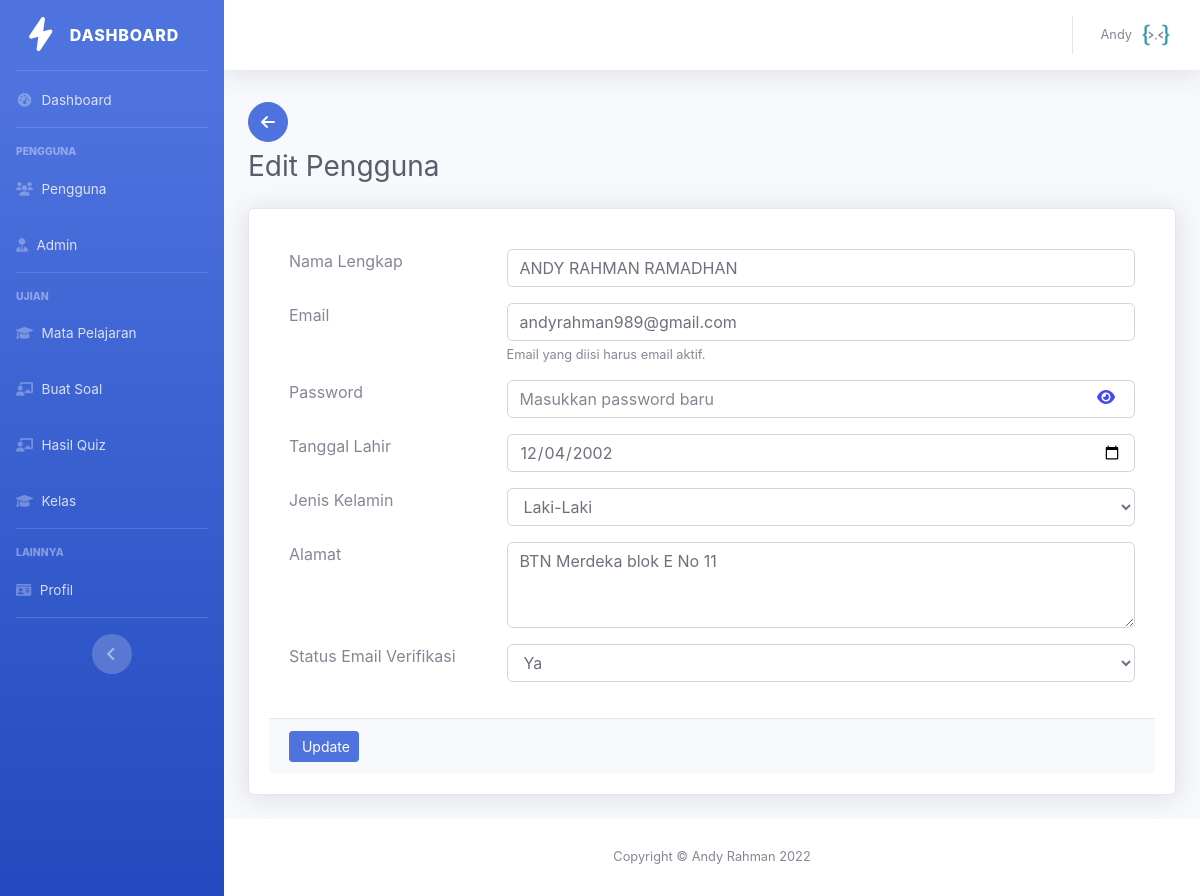
The page /admin/edit-pengguna.php?id=3 (signed in) on the database its author committed.
### tables this page shows
CREATE TABLE `pengguna` (
  `id_pengguna` int(11) NOT NULL,
  `nama_pengguna` varchar(60) NOT NULL,
  `tanggal_lahir` date NOT NULL,
  `jenis_kelamin` enum('Laki-Laki','Perempuan') NOT NULL,
  `nomor_hp` varchar(30) NOT NULL,
  `provinsi` varchar(100) NOT NULL,
  `kabupaten_kota` varchar(100) NOT NULL,
  `kecamatan` varchar(100) NOT NULL,
  `alamat` varchar(200) NOT NULL,
  `email` varchar(255) NOT NULL,
  `password` varchar(255) NOT NULL,
  `foto_profil` varchar(100) NOT NULL,
  `token_verifikasi` varchar(255) NOT NULL,
  `status_verifikasi` enum('Ya','Tidak') NOT NULL,
  `dibuat_pada` datetime NOT NULL
);

### app/controllers/Ujianku.php (called while the page is built, shortened)
<?php
class Ujianku
{
	public $connect;
	public $query;
	public function __construct()
	{
		$this->connect = new PDO("mysql:host=localhost;dbname=pendidikankita", "root", "");
	}
	function get_result()
	{
		return $this->connect->query($this->query, PDO::FETCH_ASSOC);
	}
}
?>

### admin/edit-pengguna.php (the view, shortened to what this page needs)
<?php
include('../app/controllers/Ujianku.php');
include("../app/database/connect.php");
$object = new Ujianku;
?>
<?php include("header.php");?>
                <div class="container-fluid">
                    <a class="btn btn-circle btn-primary my-2" href="pengguna.php"><i class="fa-solid fa-arrow-left"></i></a>
                    <div class="d-sm-flex align-items-center justify-content-between mb-4">
                        <h1 class="h3 mb-0 text-gray-800">Edit Pengguna</h1>
                    </div>
                    <div class="card shadow mb-4">
                        <div class="card-body">
                            <div class="card-body card-block">
                                <?php
                                if (isset($_GET['id'])) {
                                    $user_id = $_GET['id'];
                                    $user = "SELECT * FROM pengguna WHERE id_pengguna='$user_id' ";
                                    $user_run = mysqli_query($conn, $user);
                                    foreach($user_run as $user)
                                    {
                                    ?>
                                    <form action="edit-pengguna.php" method="post" id="form_edit">
                                        <div class="row form-group">
                                            <div class="col col-md-3"><label for="text-input" class=" form-control-label">Nama Lengkap</label></div>
                                            <div class="col-12 col-md-9"><input type="text" name="nama_lengkap" value="<?= $user['nama_pengguna']; ?>" class="form-control" required  data-parsley-trigger="keyup" data-parsley-required-message="Masukkan nama pertama anda."></div>
                                        </div>
                                        <div class="row form-group">
                                            <div class="col col-md-3"><label for="email-input" class=" form-control-label">Email</label></div>
                                            <div class="col-12 col-md-9"><input type="email" name="alamat_email" value="<?= $user['email']; ?>"  class="form-control" required autofocus data-parsley-type="email" data-parsley-trigger="keyup" data-parsley-required-message="Masukkan Email anda."><small class="help-block form-text">Email yang diisi harus email aktif.</small></div>
                                        </div>
                                        <div class="row form-group">
                                            <div class="col col-md-3"><label for="text-input" class=" form-control-label">Password</label></div>
                                            <div class="col-12 col-md-9"><div class="pass_show"><input type="password" name="password" placeholder="Masukkan password baru" class="form-control" required data-parsley-trigger="keyup" data-parsley-required-message="Masukkan password anda."></div></div>
                                        </div>
                                        <div class="row form-group">
                                            <div class="col col-md-3"><label for="text-input" class=" form-control-label">Tanggal Lahir</label></div>
                                            <div class="col-12 col-md-9"><input type="date" name="tanggal_lahir" value="<?= $user['tanggal_lahir']; ?>" class="form-control" required data-parsley-trigger="keyup" data-parsley-required-message="Masukkan tanggal lahir anda."></div>
                                        </div>
                                        <div class="row form-group">
                                            <div class="col col-md-3"><label for="select" class=" form-control-label">Jenis Kelamin</label></div>
                                            <div class="col-12 col-md-9">
                                                <select name="jenis_kelamin" id="select" class="form-control" required data-parsley-trigger="keyup" data-parsley-required-message="Masukkan jenis kelamin anda.">
                                                    <option><?= $user['jenis_kelamin']; ?></option>
                                                </select>
                                            </div>
                                        </div>
                                        <div class="row form-group">
                                            <div class="col col-md-3"><label for="text-input" class=" form-control-label">Alamat</label></div>
                                            <div class="col-12 col-md-9"><textarea class="form-control" rows="3" name="alamat" required data-parsley-trigger="keyup" data-parsley-required-message="Masukkan kecamatan anda."><?= $user['alamat']; ?></textarea></div>
                                        </div>
                                        <div class="row form-group">
                                            <div class="col col-md-3"><label for="select" class=" form-control-label">Status Email Verifikasi</label></div>
                                            <div class="col-12 col-md-9">
                                                <select name="status_verifikasi" class="form-control" required data-parsley-trigger="keyup" data-parsley-required-message="Harus diisi.">
                                                    <option value="1" <?= $user['status_verifikasi'] == "1" ? "selected":''; ?> >Ya</option>
                                                </select>
                                            </div>
                                        </div>
                                        </div>
                                        <div class="card-footer">
                                            <button type="submit" name="update_user" class="btn btn-primary btn-sm">
                                                <i class="fa fa-dot-circle-o"></i> Update
                                            </button>
                                        </div>
                                    <?php
                                    }
                                }
                                else{
                                    ?>
                                        <h4>Data tidak ditemukan</h4>
                                    <?php
                                }
                                ?>
                            </div>
                        </div>
                    </div>
            </div>
<?php include("footer.php");?>
</html>

### admin/header.php (shortened to what this page needs)
<!DOCTYPE html>
<html lang="en">
<head>
    <link rel="stylesheet" href="../vendor/font-awesome/css/all.min.css"/>
    <link rel="stylesheet" href="../vendor/bootstrap/css/bootstrap.min.css">
    <link rel="stylesheet" href="../vendor/datatables.net-bs4/css/dataTables.bootstrap4.min.css" />
    <link rel="stylesheet" href="../vendor/bootstrap-datepicker/dist/css/bootstrap-datepicker.min.css" />
    <link rel="stylesheet" href="../vendor/tempusdominus-bootstrap-4/build/css/tempusdominus-bootstrap-4.min.css">
    <link rel="stylesheet" href="../assets/css/sb-admin-2.min.css">
    <link rel="stylesheet" href="../assets/css/pass-show.css">
    <link rel="stylesheet" href="../assets/css/parsley.css" />
    <link rel="stylesheet" href="../assets/css/loader.css" />
    <link rel="stylesheet" href="../assets/css/toastSukses.css" />
    <link rel="stylesheet" href="../assets/css/toastError.css" />
</head>
<body id="page-top">
    <div id="wrapper">
        <ul class="navbar-nav bg-gradient-primary sidebar sidebar-dark accordion" id="accordionSidebar">
            <a class="sidebar-brand d-flex align-items-center justify-content-center" href="index.html">
                <div class="sidebar-brand-icon rotate-n-15">
                    <i class="fa-solid fa-bolt"></i>
                </div>
                <div class="sidebar-brand-text mx-3">Dashboard</div>
            </a>
            <hr class="sidebar-divider my-0">
            <li class="nav-item <?php if (isset($dashboard_active)) {echo "$dashboard_active"; }?>">
                <a class="nav-link" href="dashboard.php">
                    <i class="fas fa-fw fa-tachometer-alt"></i>
                    <span>Dashboard</span></a>
            </li>
            <hr class="sidebar-divider">
            <div class="sidebar-heading">
                Pengguna
            </div>
            <li class="nav-item <?php if (isset($pengguna_active)) {echo "$pengguna_active"; }?>">
                <a class="nav-link" href="pengguna.php" >
                    <i class="fa fa-users"></i>
                    <span>Pengguna</span>
                </a>
            </li>
            <?php
            $object->query = "
            SELECT * FROM admin
            WHERE id_admin = '".$_SESSION['admin_id']."'
            ";
            $user_result = $object->get_result();
            foreach($user_result as $row)
            {
                if ($row['master_admin'] == 'Ya') {
                ?>
                <li class="nav-item">
                    <a class="nav-link <?php if (isset($admin_active)) {echo "$admin_active"; }?>" href="admin.php" >
                        <i class="fa-solid fa-user-tie"></i>
                        <span>Admin</span>
                    </a>
                </li>
                <?php
                }
            }
            ?>
            <hr class="sidebar-divider">
            <div class="sidebar-heading">
                Ujian
            </div>
            <li class="nav-item <?php if (isset($mata_active)) {echo "$mata_active"; }?>">
                <a class="nav-link" href="mapel.php" >
                    <i class="fa-solid fa-graduation-cap"></i>
                    <span>Mata Pelajaran</span>
                </a>
            </li>
            <li class="nav-item <?php if (isset($pertanyaan_active)) {echo "$pertanyaan_active"; }?>">
                <a class="nav-link" href="buat-soal.php" >
                    <i class="fa-solid fa-chalkboard-user"></i>
                    <span>Buat Soal</span>
                </a>
            </li>
            <li class="nav-item <?php if (isset($hasil_active)) {echo "$hasil_active"; }?>">
                <a class="nav-link" href="hasil-quiz.php" >
                    <i class="fa-solid fa-chalkboard-user"></i>
                    <span>Hasil Quiz</span>
                </a>
            </li>
            <li class="nav-item <?php if (isset($kelas_active)) {echo "$kelas_active"; }?>">
                <a class="nav-link" href="kelas.php" >
                    <i class="fa-solid fa-graduation-cap"></i>
                    <span>Kelas</span>
                </a>
            </li>
            <hr class="sidebar-divider">
            <div class="sidebar-heading">
                Lainnya
            </div>
            <li class="nav-item <?php if (isset($profil_active)) {echo "$profil_active"; }?>">
                <a class="nav-link" href="profil.php" >
                    <i class="fa fa-id-card"></i>
                    <span>Profil</span>
                </a>
            </li>
            <hr class="sidebar-divider d-none d-md-block">
            <div class="text-center d-none d-md-inline">
                <button class="rounded-circle border-0" id="sidebarToggle"></button>
            </div>
        </ul>
        <div id="content-wrapper" class="d-flex flex-column">
            <div id="content">
                <nav class="navbar navbar-expand navbar-light bg-white topbar mb-4 static-top shadow">
                    <ul class="navbar-nav ml-auto">
                        <?php
                        $nama_pengguna = '';
                        $gambar_profil_pengguna = '';
                        if($_SESSION['type'] == 'Admin')
                        {
                            $object->query = "
                            SELECT * FROM admin
                            WHERE id_admin = '".$_SESSION['admin_id']."'
                            ";
                            $user_result = $object->get_result();
                            foreach($user_result as $row)
                            {
                                $nama_pengguna = $row['nama_admin'];
                                $gambar_profil_pengguna = $row['foto_profil_admin'];
                            }
                        }
                        ?>
                        <li class="nav-item dropdown no-arrow">
                            <a class="nav-link dropdown-toggle" href="#" id="userDropdown" role="button"
                                data-toggle="dropdown" aria-haspopup="true" aria-expanded="false">
                                <span class="mr-2 d-none d-lg-inline text-gray-600 small"><?php echo $nama_pengguna; ?></span>
                                <img class="img-profile rounded-circle"
                                    src="<?php echo $gambar_profil_pengguna; ?>">
                            </a>
                        </li>
                    </ul>
                </nav>

### assets/css/pass-show.css (style rules this page uses)
.pass_show { position: relative }

### rows shown on the page
pengguna: nama_lengkap "ANDY RAHMAN RAMADHAN", alamat_email "andyrahman989@gmail.com", tanggal_lahir "12/04/2002", jenis_kelamin "Laki-Laki", alamat "BTN Merdeka blok E No 11"

### other values the page prints
$nama_pengguna "Andy"
